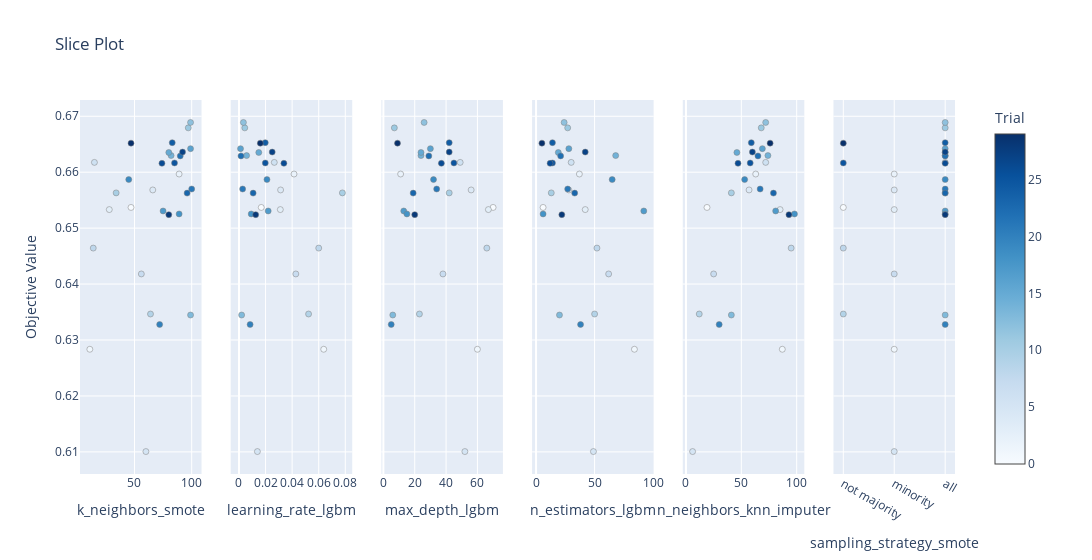

The notebook cell saved with this chart:
### Code cell
optuna.visualization.plot_slice(pipe_study)

### Figure 1 — Plotly figure (JSON) as saved in the notebook; plotly's stock layout.template omitted (floating-point values rounded to 4 significant figures)
{"data": [{"marker": {"color": [0, 1, 2, 3, 4, 5, 6, 7, 8, 9, 10, 11, 12, 13, 14, 15, 16, 17, 18, 19, 20, 21, 22, 23, 24, 25, 26, 27, 28, 29], "colorbar": {"title": {"text": "Trial"}, "x": 1, "xpad": 40}, "colorscale": [[0, "rgb(247,251,255)"], [0.125, "rgb(222,235,247)"], [0.25, "rgb(198,219,239)"], [0.375, "rgb(158,202,225)"], [0.5, "rgb(107,174,214)"], [0.625, "rgb(66,146,198)"], [0.75, "rgb(33,113,181)"], [0.875, "rgb(8,81,156)"], [1, "rgb(8,48,107)"]], "line": {"color": "Grey", "width": 0.5}, "showscale": true}, "mode": "markers", "showlegend": false, "type": "scatter", "x": [47, 11, 89, 28, 66, 60, 15, 56, 14, 64, 34, 97, 99, 99, 82, 80, 99, 75, 89, 45, 72, 100, 90, 96, 83, 85, 74, 92, 80, 47], "xaxis": "x", "y": [0.6537, 0.6283, 0.6597, 0.6533, 0.6568, 0.6101, 0.6618, 0.6418, 0.6464, 0.6346, 0.6563, 0.6679, 0.6689, 0.6345, 0.663, 0.6635, 0.6642, 0.6531, 0.6525, 0.6587, 0.6328, 0.657, 0.6629, 0.6563, 0.6653, 0.6617, 0.6616, 0.6636, 0.6524, 0.6652], "yaxis": "y"}, {"marker": {"color": [0, 1, 2, 3, 4, 5, 6, 7, 8, 9, 10, 11, 12, 13, 14, 15, 16, 17, 18, 19, 20, 21, 22, 23, 24, 25, 26, 27, 28, 29], "colorbar": {"title": {"text": "Trial"}, "x": 1, "xpad": 40}, "colorscale": [[0, "rgb(247,251,255)"], [0.125, "rgb(222,235,247)"], [0.25, "rgb(198,219,239)"], [0.375, "rgb(158,202,225)"], [0.5, "rgb(107,174,214)"], [0.625, "rgb(66,146,198)"], [0.75, "rgb(33,113,181)"], [0.875, "rgb(8,81,156)"], [1, "rgb(8,48,107)"]], "line": {"color": "Grey", "width": 0.5}, "showscale": false}, "mode": "markers", "showlegend": false, "type": "scatter", "x": [0.01675, 0.06377, 0.04143, 0.03112, 0.03131, 0.01387, 0.02657, 0.04277, 0.06001, 0.05237, 0.07782, 0.004361, 0.003342, 0.002003, 0.005738, 0.0149, 0.001163, 0.02198, 0.009206, 0.02106, 0.008365, 0.002759, 0.001503, 0.01065, 0.01979, 0.0198, 0.0338, 0.02501, 0.01258, 0.01605], "xaxis": "x2", "y": [0.6537, 0.6283, 0.6597, 0.6533, 0.6568, 0.6101, 0.6618, 0.6418, 0.6464, 0.6346, 0.6563, 0.6679, 0.6689, 0.6345, 0.663, 0.6635, 0.6642, 0.6531, 0.6525, 0.6587, 0.6328, 0.657, 0.6629, 0.6563, 0.6653, 0.6617, 0.6616, 0.6636, 0.6524, 0.6652], "yaxis": "y2"}, {"marker": {"color": [0, 1, 2, 3, 4, 5, 6, 7, 8, 9, 10, 11, 12, 13, 14, 15, 16, 17, 18, 19, 20, 21, 22, 23, 24, 25, 26, 27, 28, 29], "colorbar": {"title": {"text": "Trial"}, "x": 1, "xpad": 40}, "colorscale": [[0, "rgb(247,251,255)"], [0.125, "rgb(222,235,247)"], [0.25, "rgb(198,219,239)"], [0.375, "rgb(158,202,225)"], [0.5, "rgb(107,174,214)"], [0.625, "rgb(66,146,198)"], [0.75, "rgb(33,113,181)"], [0.875, "rgb(8,81,156)"], [1, "rgb(8,48,107)"]], "line": {"color": "Grey", "width": 0.5}, "showscale": false}, "mode": "markers", "showlegend": false, "type": "scatter", "x": [70, 60, 11, 67, 56, 52, 49, 38, 66, 23, 42, 7, 26, 6, 24, 24, 30, 13, 15, 32, 5, 34, 29, 19, 42, 45, 37, 42, 20, 9], "xaxis": "x3", "y": [0.6537, 0.6283, 0.6597, 0.6533, 0.6568, 0.6101, 0.6618, 0.6418, 0.6464, 0.6346, 0.6563, 0.6679, 0.6689, 0.6345, 0.663, 0.6635, 0.6642, 0.6531, 0.6525, 0.6587, 0.6328, 0.657, 0.6629, 0.6563, 0.6653, 0.6617, 0.6616, 0.6636, 0.6524, 0.6652], "yaxis": "y3"}, {"marker": {"color": [0, 1, 2, 3, 4, 5, 6, 7, 8, 9, 10, 11, 12, 13, 14, 15, 16, 17, 18, 19, 20, 21, 22, 23, 24, 25, 26, 27, 28, 29], "colorbar": {"title": {"text": "Trial"}, "x": 1, "xpad": 40}, "colorscale": [[0, "rgb(247,251,255)"], [0.125, "rgb(222,235,247)"], [0.25, "rgb(198,219,239)"], [0.375, "rgb(158,202,225)"], [0.5, "rgb(107,174,214)"], [0.625, "rgb(66,146,198)"], [0.75, "rgb(33,113,181)"], [0.875, "rgb(8,81,156)"], [1, "rgb(8,48,107)"]], "line": {"color": "Grey", "width": 0.5}, "showscale": false}, "mode": "markers", "showlegend": false, "type": "scatter", "x": [6, 84, 37, 42, 28, 49, 30, 62, 52, 50, 13, 27, 24, 20, 68, 19, 28, 92, 6, 65, 38, 27, 21, 33, 14, 14, 12, 42, 22, 5], "xaxis": "x4", "y": [0.6537, 0.6283, 0.6597, 0.6533, 0.6568, 0.6101, 0.6618, 0.6418, 0.6464, 0.6346, 0.6563, 0.6679, 0.6689, 0.6345, 0.663, 0.6635, 0.6642, 0.6531, 0.6525, 0.6587, 0.6328, 0.657, 0.6629, 0.6563, 0.6653, 0.6617, 0.6616, 0.6636, 0.6524, 0.6652], "yaxis": "y4"}, {"marker": {"color": [0, 1, 2, 3, 4, 5, 6, 7, 8, 9, 10, 11, 12, 13, 14, 15, 16, 17, 18, 19, 20, 21, 22, 23, 24, 25, 26, 27, 28, 29], "colorbar": {"title": {"text": "Trial"}, "x": 1, "xpad": 40}, "colorscale": [[0, "rgb(247,251,255)"], [0.125, "rgb(222,235,247)"], [0.25, "rgb(198,219,239)"], [0.375, "rgb(158,202,225)"], [0.5, "rgb(107,174,214)"], [0.625, "rgb(66,146,198)"], [0.75, "rgb(33,113,181)"], [0.875, "rgb(8,81,156)"], [1, "rgb(8,48,107)"]], "line": {"color": "Grey", "width": 0.5}, "showscale": false}, "mode": "markers", "showlegend": false, "type": "scatter", "x": [19, 87, 63, 85, 57, 6, 72, 25, 95, 12, 41, 68, 72, 41, 74, 46, 69, 81, 98, 53, 30, 67, 65, 79, 59, 58, 47, 60, 93, 76], "xaxis": "x5", "y": [0.6537, 0.6283, 0.6597, 0.6533, 0.6568, 0.6101, 0.6618, 0.6418, 0.6464, 0.6346, 0.6563, 0.6679, 0.6689, 0.6345, 0.663, 0.6635, 0.6642, 0.6531, 0.6525, 0.6587, 0.6328, 0.657, 0.6629, 0.6563, 0.6653, 0.6617, 0.6616, 0.6636, 0.6524, 0.6652], "yaxis": "y5"}, {"marker": {"color": [0, 1, 2, 3, 4, 5, 6, 7, 8, 9, 10, 11, 12, 13, 14, 15, 16, 17, 18, 19, 20, 21, 22, 23, 24, 25, 26, 27, 28, 29], "colorbar": {"title": {"text": "Trial"}, "x": 1, "xpad": 40}, "colorscale": [[0, "rgb(247,251,255)"], [0.125, "rgb(222,235,247)"], [0.25, "rgb(198,219,239)"], [0.375, "rgb(158,202,225)"], [0.5, "rgb(107,174,214)"], [0.625, "rgb(66,146,198)"], [0.75, "rgb(33,113,181)"], [0.875, "rgb(8,81,156)"], [1, "rgb(8,48,107)"]], "line": {"color": "Grey", "width": 0.5}, "showscale": false}, "mode": "markers", "showlegend": false, "type": "scatter", "x": ["not majority", "minority", "minority", "minority", "minority", "minority", "all", "minority", "not majority", "not majority", "all", "all", "all", "all", "all", "all", "all", "all", "all", "all", "all", "all", "all", "all", "all", "not majority", "all", "all", "all", "not majority"], "xaxis": "x6", "y": [0.6537, 0.6283, 0.6597, 0.6533, 0.6568, 0.6101, 0.6618, 0.6418, 0.6464, 0.6346, 0.6563, 0.6679, 0.6689, 0.6345, 0.663, 0.6635, 0.6642, 0.6531, 0.6525, 0.6587, 0.6328, 0.657, 0.6629, 0.6563, 0.6653, 0.6617, 0.6616, 0.6636, 0.6524, 0.6652], "yaxis": "y6"}], "layout": {"title": {"text": "Slice Plot"}, "width": 1800, "xaxis": {"anchor": "y", "domain": [0, 0.1389], "title": {"text": "k_neighbors_smote"}}, "xaxis2": {"anchor": "y2", "domain": [0.1722, 0.3111], "title": {"text": "learning_rate_lgbm"}}, "xaxis3": {"anchor": "y3", "domain": [0.3444, 0.4833], "title": {"text": "max_depth_lgbm"}}, "xaxis4": {"anchor": "y4", "domain": [0.5167, 0.6556], "title": {"text": "n_estimators_lgbm"}}, "xaxis5": {"anchor": "y5", "domain": [0.6889, 0.8278], "title": {"text": "n_neighbors_knn_imputer"}}, "xaxis6": {"anchor": "y6", "domain": [0.8611, 1], "title": {"text": "sampling_strategy_smote"}}, "yaxis": {"anchor": "x", "domain": [0, 1], "title": {"text": "Objective Value"}}, "yaxis2": {"anchor": "x2", "domain": [0, 1], "matches": "y", "showticklabels": false}, "yaxis3": {"anchor": "x3", "domain": [0, 1], "matches": "y", "showticklabels": false}, "yaxis4": {"anchor": "x4", "domain": [0, 1], "matches": "y", "showticklabels": false}, "yaxis5": {"anchor": "x5", "domain": [0, 1], "matches": "y", "showticklabels": false}, "yaxis6": {"anchor": "x6", "domain": [0, 1], "matches": "y", "showticklabels": false}}}
